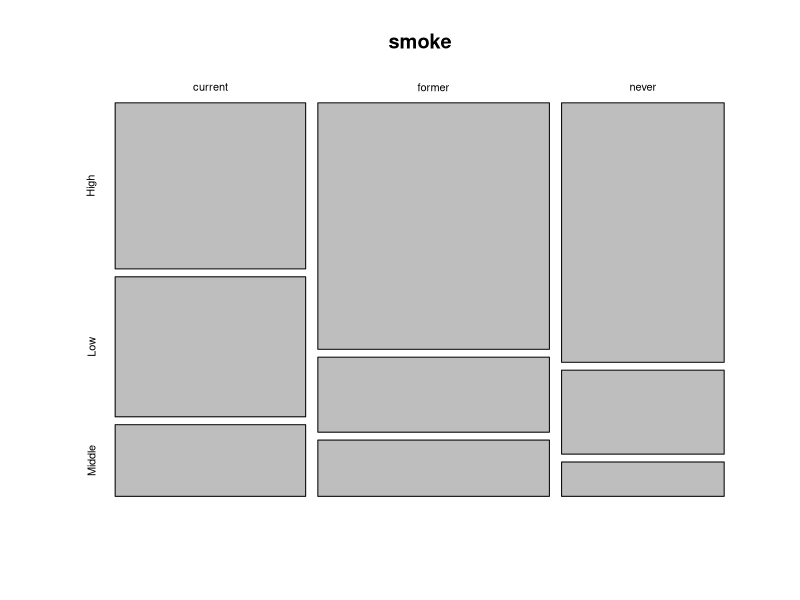

Source code (R):
smoke <- matrix(c(51,43,22,92,28,21,68,22,9),ncol=3,byrow=TRUE)
colnames(smoke) <- c("High","Low","Middle")
rownames(smoke) <- c("current","former","never")
smoke <- as.table(smoke)
smoke


is.matrix(smoke)
is.array(smoke)

#plot
mosaicplot(smoke)